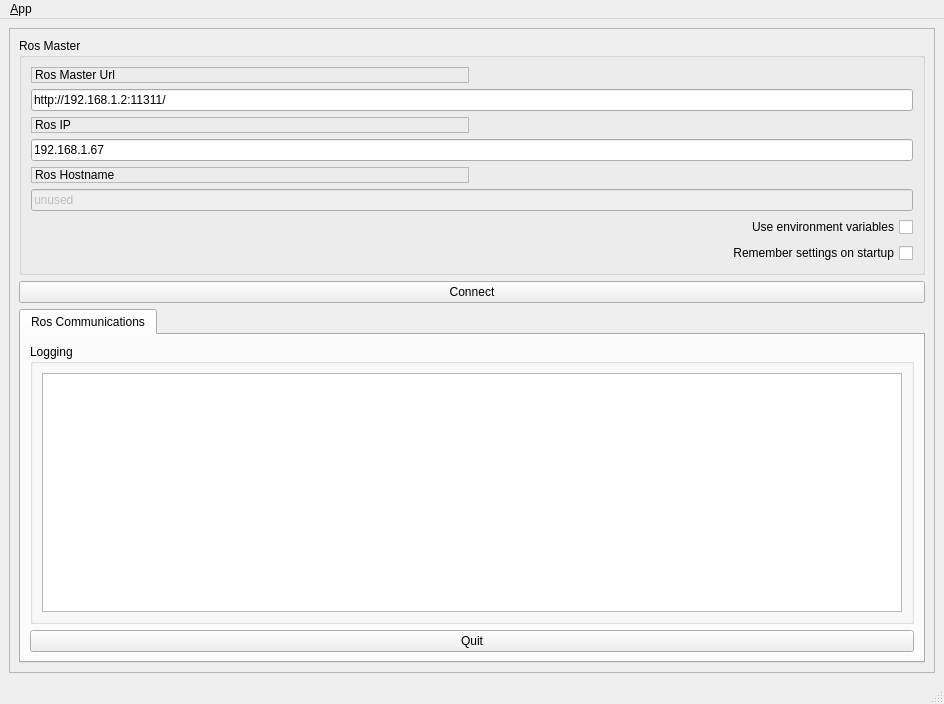
<?xml version="1.0" encoding="UTF-8"?>
<ui version="4.0">
 <class>MainWindowDesign</class>
 <widget class="QMainWindow" name="MainWindowDesign">
  <property name="geometry">
   <rect>
    <x>0</x>
    <y>0</y>
    <width>944</width>
    <height>704</height>
   </rect>
  </property>
  <property name="windowTitle">
   <string>QRosApp</string>
  </property>
  <property name="windowIcon">
   <iconset resource="resources/images.qrc">
    <normaloff>:/images/icon.png</normaloff>:/images/icon.png</iconset>
  </property>
  <property name="locale">
   <locale language="English" country="Australia"/>
  </property>
  <widget class="QWidget" name="centralwidget">
   <layout class="QHBoxLayout">
    <item>
     <widget class="QFrame" name="frame">
      <property name="sizePolicy">
       <sizepolicy hsizetype="Minimum" vsizetype="Preferred">
        <horstretch>0</horstretch>
        <verstretch>0</verstretch>
       </sizepolicy>
      </property>
      <property name="frameShape">
       <enum>QFrame::StyledPanel</enum>
      </property>
      <property name="frameShadow">
       <enum>QFrame::Raised</enum>
      </property>
      <layout class="QVBoxLayout" name="verticalLayout_3">
       <item>
        <widget class="QGroupBox" name="groupBox">
         <property name="title">
          <string>Ros Master</string>
         </property>
         <layout class="QGridLayout" name="gridLayout">
          <item row="4" column="0">
           <widget class="QLabel" name="label_3">
            <property name="frameShape">
             <enum>QFrame::StyledPanel</enum>
            </property>
            <property name="frameShadow">
             <enum>QFrame::Raised</enum>
            </property>
            <property name="text">
             <string>Ros Hostname</string>
            </property>
           </widget>
          </item>
          <item row="0" column="0">
           <widget class="QLabel" name="label">
            <property name="frameShape">
             <enum>QFrame::StyledPanel</enum>
            </property>
            <property name="frameShadow">
             <enum>QFrame::Raised</enum>
            </property>
            <property name="text">
             <string>Ros Master Url</string>
            </property>
           </widget>
          </item>
          <item row="3" column="0" colspan="2">
           <widget class="QLineEdit" name="line_edit_host">
            <property name="text">
             <string>192.168.1.67</string>
            </property>
           </widget>
          </item>
          <item row="7" column="0" colspan="2">
           <widget class="QCheckBox" name="checkbox_remember_settings">
            <property name="layoutDirection">
             <enum>Qt::RightToLeft</enum>
            </property>
            <property name="text">
             <string>Remember settings on startup</string>
            </property>
           </widget>
          </item>
          <item row="2" column="0">
           <widget class="QLabel" name="label_2">
            <property name="frameShape">
             <enum>QFrame::StyledPanel</enum>
            </property>
            <property name="frameShadow">
             <enum>QFrame::Raised</enum>
            </property>
            <property name="text">
             <string>Ros IP</string>
            </property>
           </widget>
          </item>
          <item row="6" column="0" colspan="2">
           <widget class="QCheckBox" name="checkbox_use_environment">
            <property name="layoutDirection">
             <enum>Qt::RightToLeft</enum>
            </property>
            <property name="text">
             <string>Use environment variables</string>
            </property>
           </widget>
          </item>
          <item row="1" column="0" colspan="2">
           <widget class="QLineEdit" name="line_edit_master">
            <property name="text">
             <string>http://192.168.1.2:11311/</string>
            </property>
           </widget>
          </item>
          <item row="5" column="0" colspan="2">
           <widget class="QLineEdit" name="line_edit_topic">
            <property name="enabled">
             <bool>false</bool>
            </property>
            <property name="text">
             <string>unused</string>
            </property>
           </widget>
          </item>
         </layout>
        </widget>
       </item>
       <item>
        <widget class="QPushButton" name="button_connect">
         <property name="enabled">
          <bool>true</bool>
         </property>
         <property name="sizePolicy">
          <sizepolicy hsizetype="MinimumExpanding" vsizetype="Fixed">
           <horstretch>0</horstretch>
           <verstretch>0</verstretch>
          </sizepolicy>
         </property>
         <property name="toolTip">
          <string>Set the target to the current joint trajectory state.</string>
         </property>
         <property name="statusTip">
          <string>Clear all waypoints and set the target to the current joint trajectory state.</string>
         </property>
         <property name="text">
          <string>Connect</string>
         </property>
        </widget>
       </item>
       <item>
        <widget class="QTabWidget" name="tab_manager">
         <property name="minimumSize">
          <size>
           <width>100</width>
           <height>0</height>
          </size>
         </property>
         <property name="locale">
          <locale language="English" country="Australia"/>
         </property>
         <property name="currentIndex">
          <number>0</number>
         </property>
         <widget class="QWidget" name="tab_status">
          <attribute name="title">
           <string>Ros Communications</string>
          </attribute>
          <layout class="QVBoxLayout" name="verticalLayout_2">
           <item>
            <widget class="QGroupBox" name="groupBox_12">
             <property name="sizePolicy">
              <sizepolicy hsizetype="MinimumExpanding" vsizetype="Preferred">
               <horstretch>0</horstretch>
               <verstretch>0</verstretch>
              </sizepolicy>
             </property>
             <property name="title">
              <string>Logging</string>
             </property>
             <layout class="QGridLayout" name="gridLayout_3">
              <item row="0" column="0">
               <widget class="QListView" name="view_logging"/>
              </item>
             </layout>
            </widget>
           </item>
           <item>
            <widget class="QPushButton" name="quit_button">
             <property name="sizePolicy">
              <sizepolicy hsizetype="MinimumExpanding" vsizetype="Fixed">
               <horstretch>0</horstretch>
               <verstretch>0</verstretch>
              </sizepolicy>
             </property>
             <property name="text">
              <string>Quit</string>
             </property>
            </widget>
           </item>
          </layout>
         </widget>
        </widget>
       </item>
      </layout>
     </widget>
    </item>
   </layout>
  </widget>
  <widget class="QMenuBar" name="menubar">
   <property name="geometry">
    <rect>
     <x>0</x>
     <y>0</y>
     <width>944</width>
     <height>28</height>
    </rect>
   </property>
   <widget class="QMenu" name="menu_File">
    <property name="title">
     <string>&amp;App</string>
    </property>
    <addaction name="action_Preferences"/>
    <addaction name="separator"/>
    <addaction name="actionAbout"/>
    <addaction name="actionAbout_Qt"/>
    <addaction name="separator"/>
    <addaction name="action_Quit"/>
   </widget>
   <addaction name="menu_File"/>
  </widget>
  <widget class="QStatusBar" name="statusbar"/>
  <action name="action_Quit">
   <property name="text">
    <string>&amp;Quit</string>
   </property>
   <property name="shortcut">
    <string>Ctrl+Q</string>
   </property>
   <property name="shortcutContext">
    <enum>Qt::ApplicationShortcut</enum>
   </property>
  </action>
  <action name="action_Preferences">
   <property name="text">
    <string>&amp;Preferences</string>
   </property>
  </action>
  <action name="actionAbout">
   <property name="text">
    <string>&amp;About</string>
   </property>
  </action>
  <action name="actionAbout_Qt">
   <property name="text">
    <string>About &amp;Qt</string>
   </property>
  </action>
 </widget>
 <resources>
  <include location="resources/images.qrc"/>
 </resources>
 <connections>
  <connection>
   <sender>action_Quit</sender>
   <signal>triggered()</signal>
   <receiver>MainWindowDesign</receiver>
   <slot>close()</slot>
   <hints>
    <hint type="sourcelabel">
     <x>-1</x>
     <y>-1</y>
    </hint>
    <hint type="destinationlabel">
     <x>399</x>
     <y>299</y>
    </hint>
   </hints>
  </connection>
  <connection>
   <sender>quit_button</sender>
   <signal>clicked()</signal>
   <receiver>MainWindowDesign</receiver>
   <slot>close()</slot>
   <hints>
    <hint type="sourcelabel">
     <x>859</x>
     <y>552</y>
    </hint>
    <hint type="destinationlabel">
     <x>469</x>
     <y>299</y>
    </hint>
   </hints>
  </connection>
 </connections>
</ui>
